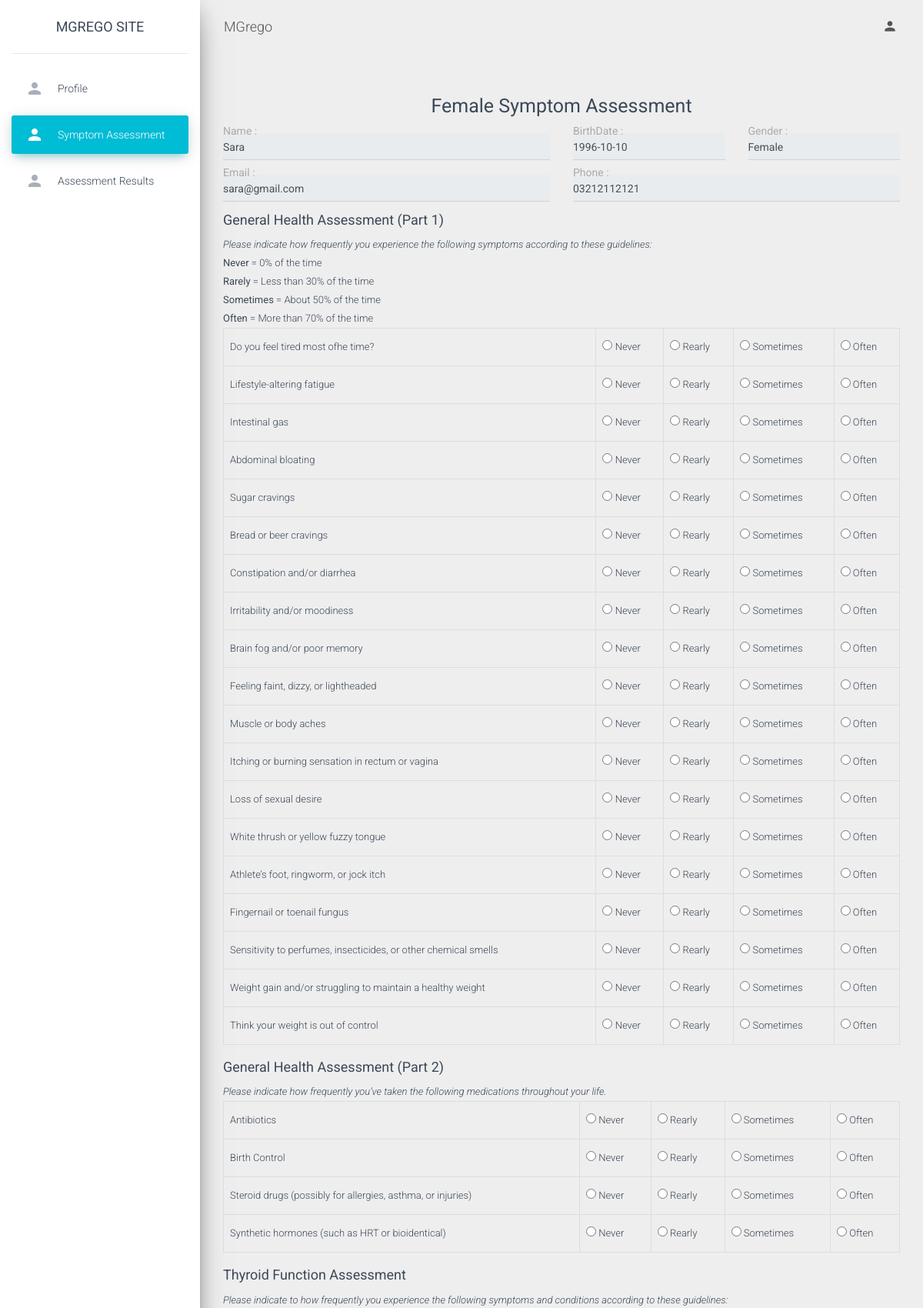
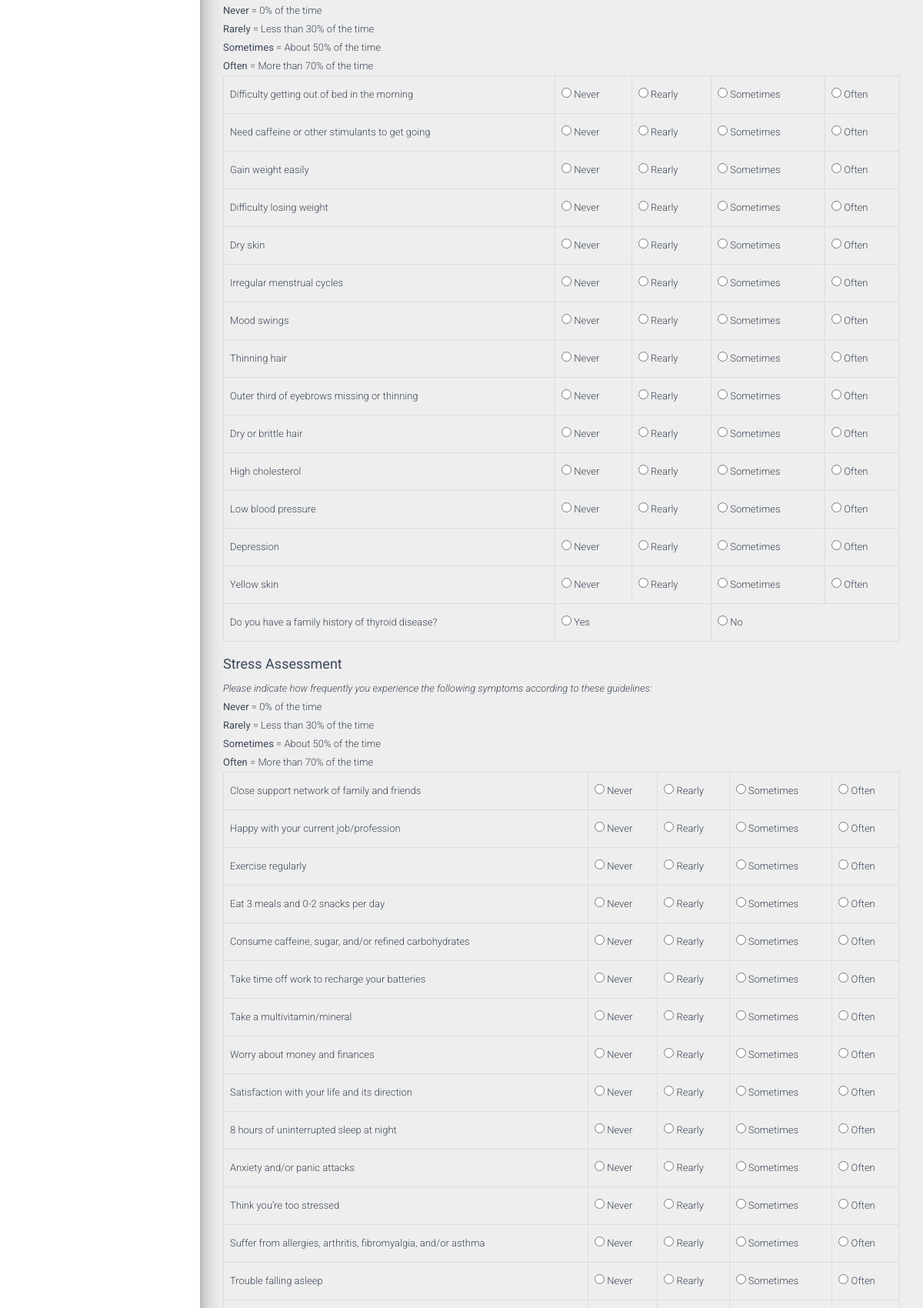
The app's page /FemaleSymptom.php?id=1 (signed in, upper part) with its own data (2 pictures, top to bottom).
### tables this page shows
CREATE TABLE `patient` (
  `P_Id` int(11) NOT NULL,
  `P_Name` varchar(255) NOT NULL,
  `P_BirthDate` date DEFAULT NULL,
  `P_Gender` varchar(25) DEFAULT NULL,
  `P_Email` varchar(255) DEFAULT NULL,
  `P_Password` varchar(20) NOT NULL,
  `P_Contact` varchar(20) DEFAULT NULL,
  `P_Address` varchar(255) DEFAULT NULL
);

### FemaleSymptom.php (the view, shortened to what the rows shown need)
<?php
include 'header.php';
include 'connection.php';
if((isset($_SESSION['admin'])OR isset($_SESSION['Patient']))AND isset($_GET['id']) )
{
$id=$_GET['id'];
$query="Select * from patient where P_Id ='$id'";
$result=mysqli_query($conn,$query);
$row=mysqli_fetch_row($result);
}
?>
<div class="content">
    <div class="container-fluid">
        <form method="POST" action="<?php echo 'FemaleSubmitAssessment.php?id='.$id?>">
            <div class="row">
                <div class="col-lg-6">
                    <div class="form-group">
                        <label>Name : </label>
                        <?php
                        if(!((isset($_SESSION['admin'])OR isset($_SESSION['Patient']))AND isset($_GET['id'])))
                        {
                        ?>
                        <input type="text" class="form-control" />
                        <?php
                        }else {
                        ?>
                        <input type="text" class="form-control" value="<?=$row[1]?>" readonly/>
                        <?php
                        }
                        ?>
                    </div>
                </div>
                <div class="col-lg-3">
                    <div class="form-group">
                        <label>BirthDate : </label>
                        <?php
                        if(!((isset($_SESSION['admin'])OR isset($_SESSION['Patient']))AND isset($_GET['id'])))
                        {
                        ?>
                        <input type="text" class="form-control" />
                        <?php
                        }else {
                        ?>
                        <input type="text" class="form-control" value="<?=$row[2]?>" readonly/>
                        <?php
                        }
                        ?>
                    </div>
                </div>
                <div class="col-lg-3">
                    <div class="form-group">
                        <label>Gender : </label>
                        <?php
                        if(!((isset($_SESSION['admin'])OR isset($_SESSION['Patient']))AND isset($_GET['id'])))
                        {
                        ?>
                        <input type="text" class="form-control" />
                        <?php
                        }else {
                        ?>
                        <input type="text" class="form-control" value="<?=$row[3]?>" readonly/>
                        <?php
                        }
                        ?>
                    </div>
                </div>
            </div>
            <div class="row">
                <div class="col-lg-6">
                    <div class="form-group">
                        <label>Email : </label>
                        <?php
                        if(!((isset($_SESSION['admin'])OR isset($_SESSION['Patient']))AND isset($_GET['id'])))
                        {
                        ?>
                        <input type="text" class="form-control" />
                        <?php
                        }else {
                        ?>
                        <input type="text" class="form-control" value="<?=$row[4]?>" readonly/>
                        <?php
                        }
                        ?>
                    </div>
                </div>
                <div class="col-lg-6">
                    <div class="form-group">
                        <label>Phone : </label>
                        <?php
                        if(!((isset($_SESSION['admin'])OR isset($_SESSION['Patient']))AND isset($_GET['id'])))
                        {
                        ?>
                        <input type="text" class="form-control" />
                        <?php
                        }else {
                        ?>
                        <input type="text" class="form-control" value="<?=$row[6]?>" readonly/>
                        <?php
                        }
                        ?>
                    </div>
                </div>
            </div>
        </form>
    </div>
</div>
<?php
include 'footer.php';
?>

### records on screen
patient: P_Name "Sara", P_BirthDate "1996-10-10", P_Gender "Female", P_Email "sara@gmail.com", P_Contact "03212112121"
